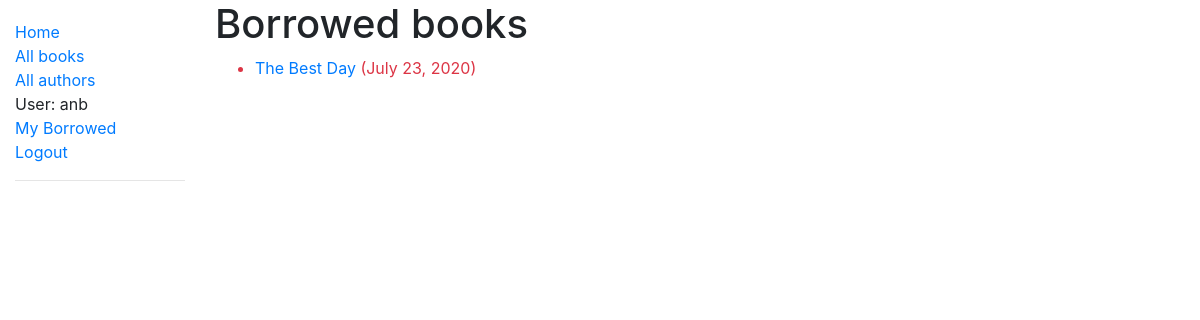
Page /catalog/mybooks/ (signed in) on the earlier database version.
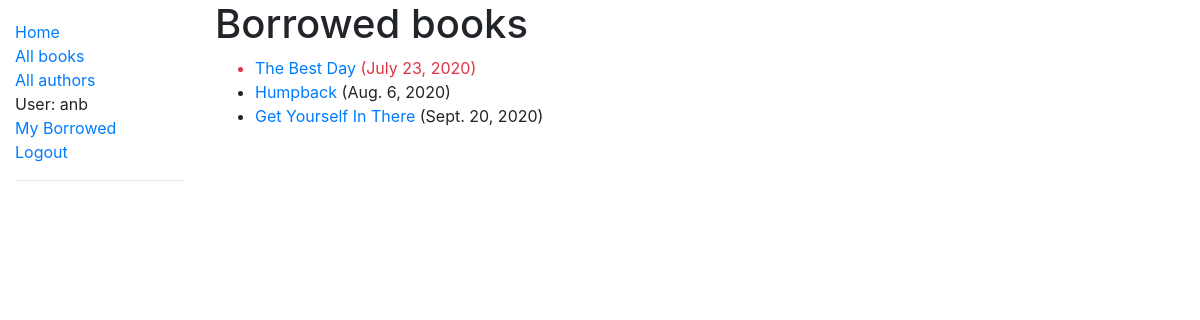
Same page on the later database version.
### catalog/models.py (models this page shows, shortened)
class BookInstance(models.Model):
    id = models.UUIDField(primary_key=True, default=uuid.uuid4, help_text='Unique ID for this particular book across whole library')
    book = models.ForeignKey('Book', on_delete=models.SET_NULL, null=True)
    imprint = models.CharField(max_length=200)
    due_back = models.DateField(null=True, blank=True)
    borrower = models.ForeignKey(User, on_delete=models.SET_NULL, null=True, blank=True)
    LOAN_STATUS = (
        ('m', 'Maintenance'),
        ('o', 'On loan'),
        ('a', 'Available'),
        ('r', 'Reserved'),
    )
    status = models.CharField(
        max_length=1,
        choices=LOAN_STATUS,
        blank=True,
        default='m',
        help_text='Book availability',
    )
    class Meta:
        ordering = ['due_back']
        permissions = (("can_mark_returned", "Set book as returned"),
            ("can_change_status", "Change the status of a book"))
    @property
    def is_overdue(self):
        if self.due_back and date.today() > self.due_back:
            return True
        return False

class Book(models.Model):
    title = models.CharField(max_length=200)
    author = models.ForeignKey('Author', on_delete=models.SET_NULL, null=True)
    summary = models.TextField(max_length=1000, help_text='Enter a brief description of the book')
    isbn = models.CharField('ISBN', max_length=13, help_text='13 Character <a href="https://www.isbn-international.org/content/what-isbn">ISBN number</a>')
    genre = models.ManyToManyField(Genre, help_text='Select a genre for this book')
    language = models.ForeignKey('Language', on_delete=models.SET_NULL, null=True)
    def display_genre(self):
        """Create a string for the Genre. This is required to display genre in Admin."""
        return ', '.join(genre.name for genre in self.genre.all()[:3])
    display_genre.short_description = 'Genre'

### catalog/views.py (the view)
# urls.py: path('mybooks/', views.LoanedBooksByUserListView.as_view(), name='my-borrowed'),
class LoanedBooksByUserListView(LoginRequiredMixin, generic.ListView):
    model = BookInstance
    template_name ='catalog/bookinstance_list_borrowed_user.html'
    paginate_by = 10
    def get_queryset(self):
        return BookInstance.objects.filter(borrower=self.request.user)\
            .filter(status__exact='o').order_by('due_back')

### catalog/templates/catalog/bookinstance_list_borrowed_user.html
{% extends "base_generic.html" %}
{% block content %}
    <h1>Borrowed books</h1>
    {% if bookinstance_list %}
    <ul>
      {% for bookinst in bookinstance_list %}
      <li class="{% if bookinst.is_overdue %}text-danger{% endif %}">
        <a href="{% url 'book-detail' bookinst.book.pk %}">{{bookinst.book.title}}</a> ({{ bookinst.due_back }})
      </li>
      {% endfor %}
    </ul>
    {% else %}
      <p>There are no books borrowed.</p>
    {% endif %}
{% endblock %}

Differences in the rows shown:
added BookInstance: book "Humpback", due_back "Aug. 6, 2020"
added BookInstance: book "Get Yourself In There", due_back "Sept. 20, 2020"
